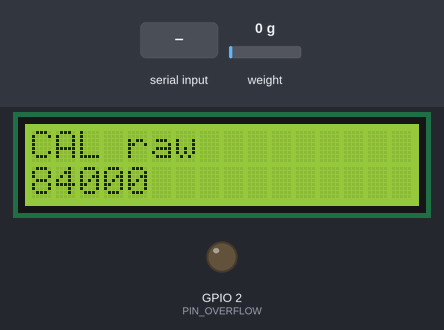
Simulated run of this sketch. Board: ESP32. Shown: 16×2 character LCD, output pins drawn as LEDs (lit = HIGH). Wiring (inferred from the names in the program): HX711 load-cell converter: data GPIO 16; SCK GPIO 17; PCF8574 port expander at I2C address 0x27. Wiring (inferred from the signals the program sends): character LCD (HD44780): RS Q0; E Q2; backlight Q3; data Q4, Q5, Q6, Q7. The test bench sets the inputs (shaded band); at power-on: weight on the scale 0 g. Pins used as bus, display or sensor lines are not drawn; what the sketch prints to the serial monitor is not drawn.

Above: at 1.3 s.
1.4 s: "r" received over Serial
At 4.2 s:
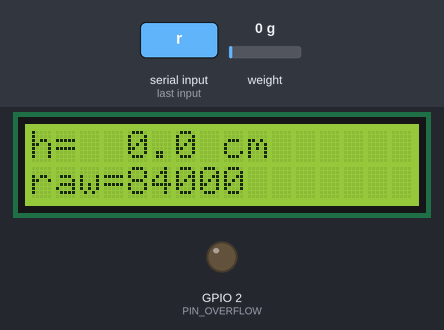
4.5 s: weight on the scale set to 100 g
At 6.4 s:
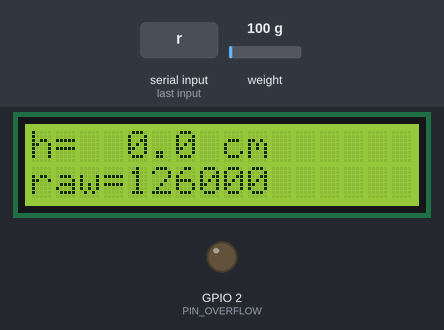
7.3 s: "c" received over Serial
At 9.7 s:
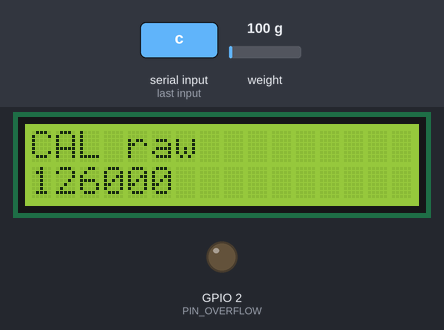
10.1 s: weight on the scale set to 1250 g
At 11.4 s:
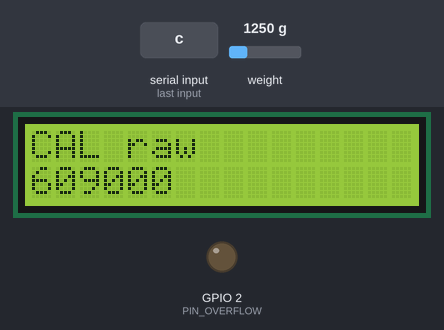
12.4 s: weight on the scale set to 2500 g
At 14.3 s:
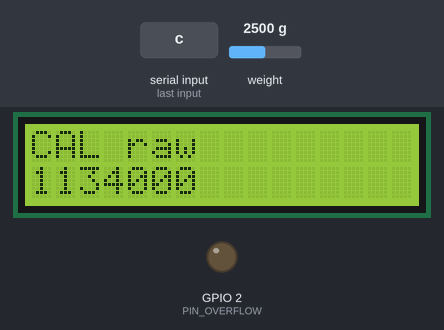
Timing chart, 0 to 15.6 s (numbered marks = the images above; inputs shaded):
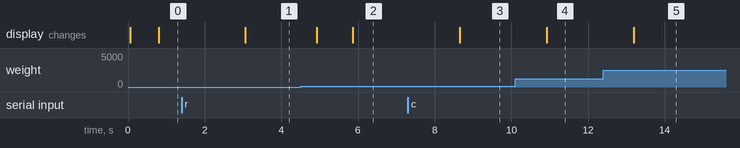

Measured:
- after the input at 1.4 s, the display: changes after 1.7 s (image 1)
- after the input at 4.5 s, the display: first changes after 0.43 s (image 2 shows a later state)
- after the input at 7.3 s, the display: changes after 1.4 s (image 3)
- after the input at 10.1 s, the display: changes after 0.82 s (image 4)
- after the input at 12.4 s, the display: changes after 0.79 s (image 5)

The sketch:

hydrostatic_level.ino
```cpp
// Hydrostatic liquid-level meter: MPS20N0040D-D + HX710B on ESP32 DevKit.
// Board: ESP32 Dev Module (Arduino-ESP32). Power HX710B from 3.3 V, not 5 V.
// CAL: print averaged raw counts. RUN: h = CAL_A * raw + CAL_B (cm).
// After fit.py / fit.m, paste CAL_A and CAL_B below.

#include <Wire.h>

const int PIN_DOUT = 16;
const int PIN_SCK = 17;
const int PIN_OVERFLOW = 2;  // onboard LED on most DevKit C boards
const int PIN_SDA = 21;
const int PIN_SCL = 22;

const uint8_t LCD_ADDR = 0x27;  // try 0x3F if the display stays blank
const bool USE_LCD = true;

const int N_AVG = 8;
const float H_MAX_CM = 45.0f;

// Paste least-squares coefficients here. Leave 0,0 to stay in CAL.
float CAL_A = 0.0f;
float CAL_B = 0.0f;

enum Mode { MODE_CAL, MODE_RUN };
Mode mode = MODE_CAL;

const uint8_t LCD_BL = 0x08;
const uint8_t LCD_EN = 0x04;
const uint8_t LCD_RS = 0x01;

void lcdPulse(uint8_t data) {
  Wire.beginTransmission(LCD_ADDR);
  Wire.write(data | LCD_BL | LCD_EN);
  Wire.endTransmission();
  delayMicroseconds(1);
  Wire.beginTransmission(LCD_ADDR);
  Wire.write((data | LCD_BL) & ~LCD_EN);
  Wire.endTransmission();
  delayMicroseconds(50);
}

void lcdNibble(uint8_t nibble, bool rs) {
  uint8_t data = (nibble & 0xF0) | (rs ? LCD_RS : 0);
  lcdPulse(data);
}

void lcdByte(uint8_t value, bool rs) {
  lcdNibble(value, rs);
  lcdNibble(value << 4, rs);
}

void lcdInit() {
  if (!USE_LCD) {
    return;
  }
  Wire.begin(PIN_SDA, PIN_SCL);
  delay(50);
  lcdNibble(0x30, false);
  delay(5);
  lcdNibble(0x30, false);
  delayMicroseconds(150);
  lcdNibble(0x30, false);
  lcdNibble(0x20, false);
  lcdByte(0x28, false);
  lcdByte(0x08, false);
  lcdByte(0x01, false);
  delay(2);
  lcdByte(0x06, false);
  lcdByte(0x0C, false);
}

void lcdLine(uint8_t row, const char *text) {
  if (!USE_LCD) {
    return;
  }
  lcdByte(row == 0 ? 0x80 : 0xC0, false);
  for (uint8_t i = 0; i < 16; i++) {
    char c = text[i];
    if (c == 0) {
      while (i < 16) {
        lcdByte(' ', true);
        i++;
      }
      break;
    }
    lcdByte(c, true);
  }
}

bool hxReady(unsigned long timeout_ms) {
  unsigned long t0 = millis();
  while (digitalRead(PIN_DOUT) == HIGH) {
    if (millis() - t0 > timeout_ms) {
      return false;
    }
  }
  return true;
}

bool hxRead(long *out) {
  if (!hxReady(300)) {
    return false;
  }
  long val = 0;
  for (int i = 0; i < 24; i++) {
    digitalWrite(PIN_SCK, HIGH);
    delayMicroseconds(1);
    val = (val << 1) | digitalRead(PIN_DOUT);
    digitalWrite(PIN_SCK, LOW);
    delayMicroseconds(1);
  }
  digitalWrite(PIN_SCK, HIGH);
  delayMicroseconds(1);
  digitalWrite(PIN_SCK, LOW);
  delayMicroseconds(1);
  if (val & 0x800000L) {
    val |= ~0xFFFFFFL;
  }
  *out = val;
  return true;
}

bool hxAverage(long *out) {
  long sum = 0;
  for (int i = 0; i < N_AVG; i++) {
    long x;
    if (!hxRead(&x)) {
      return false;
    }
    sum += x;
  }
  *out = sum / N_AVG;
  return true;
}

void setup() {
  pinMode(PIN_DOUT, INPUT);
  pinMode(PIN_SCK, OUTPUT);
  digitalWrite(PIN_SCK, LOW);
  pinMode(PIN_OVERFLOW, OUTPUT);
  Serial.begin(115200);
  lcdInit();
  if (CAL_A == 0.0f && CAL_B == 0.0f) {
    mode = MODE_CAL;
  } else {
    mode = MODE_RUN;
  }
  Serial.println(F("hydrostatic-level  c=CAL  r=RUN"));
}

void loop() {
  if (Serial.available()) {
    char c = Serial.read();
    if (c == 'c' || c == 'C') {
      mode = MODE_CAL;
    }
    if (c == 'r' || c == 'R') {
      mode = MODE_RUN;
    }
  }

  long raw;
  char line0[17];
  char line1[17];
  if (!hxAverage(&raw)) {
    lcdLine(0, "sensor timeout");
    lcdLine(1, "check 16/17");
    Serial.println(F("timeout"));
    delay(200);
    return;
  }

  if (mode == MODE_CAL) {
    snprintf(line0, sizeof(line0), "CAL raw");
    snprintf(line1, sizeof(line1), "%ld", raw);
    lcdLine(0, line0);
    lcdLine(1, line1);
    Serial.print(F("raw,"));
    Serial.println(raw);
    digitalWrite(PIN_OVERFLOW, LOW);
    delay(400);
    return;
  }

  float h = CAL_A * (float)raw + CAL_B;
  digitalWrite(PIN_OVERFLOW, h > H_MAX_CM ? HIGH : LOW);
  char hbuf[12];
  dtostrf(h, 5, 1, hbuf);
  snprintf(line0, sizeof(line0), "h=%s cm", hbuf);
  snprintf(line1, sizeof(line1), "raw=%ld", raw);
  lcdLine(0, line0);
  lcdLine(1, line1);
  Serial.print(F("h_cm,"));
  Serial.print(h, 2);
  Serial.print(',');
  Serial.println(raw);
  delay(200);
}
```
